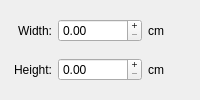
                <widget class="QWidget" name="m_paperFormatCustomTab" >
                 <attribute name="title" >
                  <string>Custom</string>
                 </attribute>
                 <layout class="QGridLayout" name="_8" >
                  <property name="margin" >
                   <number>9</number>
                  </property>
                  <property name="spacing" >
                   <number>6</number>
                  </property>
                  <item row="1" column="2" >
                   <widget class="QLabel" name="m_paperCustomHeightDimensionUnitLabel" >
                    <property name="text" >
                     <string>cm</string>
                    </property>
                   </widget>
                  </item>
                  <item row="0" column="0" >
                   <widget class="QLabel" name="m_paperCustomWidthLabel" >
                    <property name="text" >
                     <string>Width:</string>
                    </property>
                    <property name="alignment" >
                     <set>Qt::AlignRight|Qt::AlignTrailing|Qt::AlignVCenter</set>
                    </property>
                   </widget>
                  </item>
                  <item row="0" column="2" >
                   <widget class="QLabel" name="m_paperCustomWidthDimensionUnitLabel" >
                    <property name="text" >
                     <string>cm</string>
                    </property>
                   </widget>
                  </item>
                  <item row="1" column="0" >
                   <widget class="QLabel" name="m_paperCustomHeightLabel" >
                    <property name="text" >
                     <string>Height:</string>
                    </property>
                    <property name="alignment" >
                     <set>Qt::AlignRight|Qt::AlignTrailing|Qt::AlignVCenter</set>
                    </property>
                   </widget>
                  </item>
                  <item row="0" column="1" >
                   <widget class="SnapSpinBox" name="m_paperCustomWidthSpinner" >
                    <property name="sizePolicy" >
                     <sizepolicy vsizetype="Fixed" hsizetype="Maximum" >
                      <horstretch>0</horstretch>
                      <verstretch>0</verstretch>
                     </sizepolicy>
                    </property>
                    <property name="buttonSymbols" >
                     <enum>QAbstractSpinBox::PlusMinus</enum>
                    </property>
                    <property name="maximum" >
                     <double>999999.000000000000000</double>
                    </property>
                   </widget>
                  </item>
                  <item row="1" column="1" >
                   <widget class="SnapSpinBox" name="m_paperCustomHeightSpinner" >
                    <property name="sizePolicy" >
                     <sizepolicy vsizetype="Fixed" hsizetype="Maximum" >
                      <horstretch>0</horstretch>
                      <verstretch>0</verstretch>
                     </sizepolicy>
                    </property>
                    <property name="buttonSymbols" >
                     <enum>QAbstractSpinBox::PlusMinus</enum>
                    </property>
                    <property name="maximum" >
                     <double>999999.000000000000000</double>
                    </property>
                   </widget>
                  </item>
                 </layout>
                </widget>
